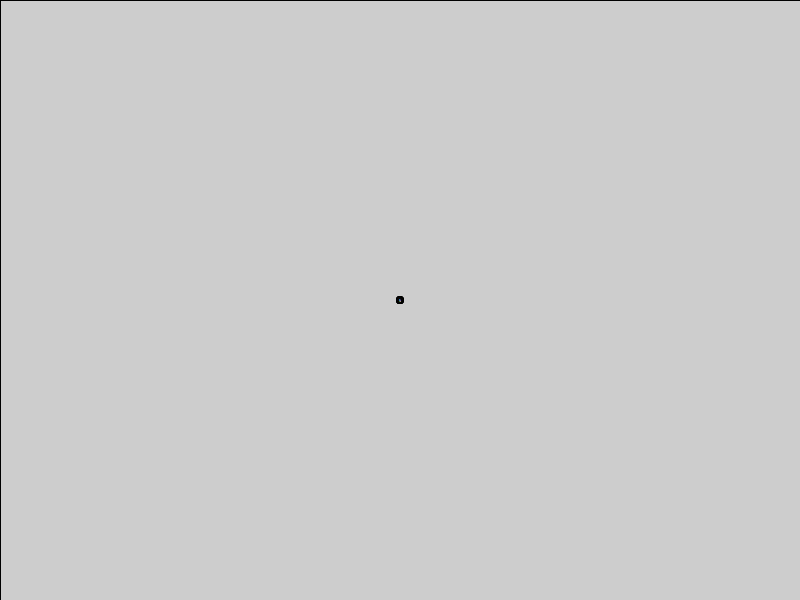
Frame 1 (no input)
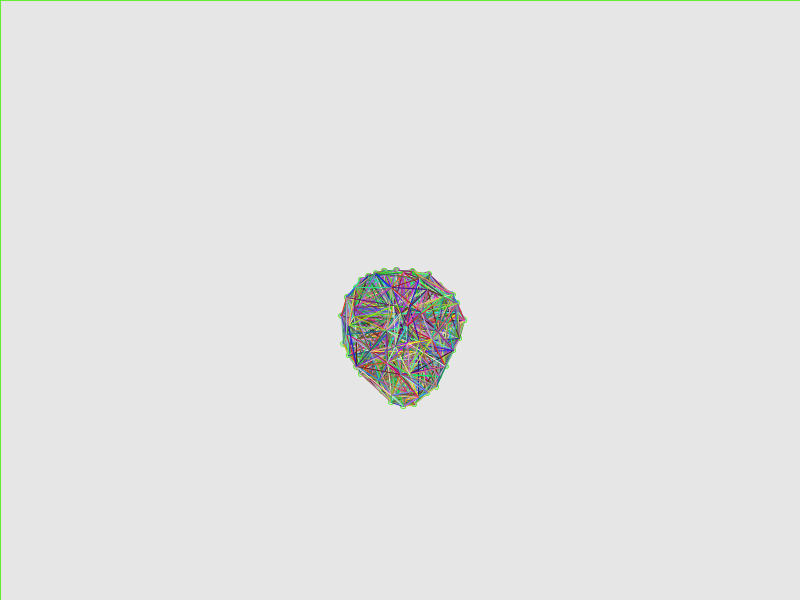
Frame 60 (the mouse pressed at the canvas centre just before this capture)
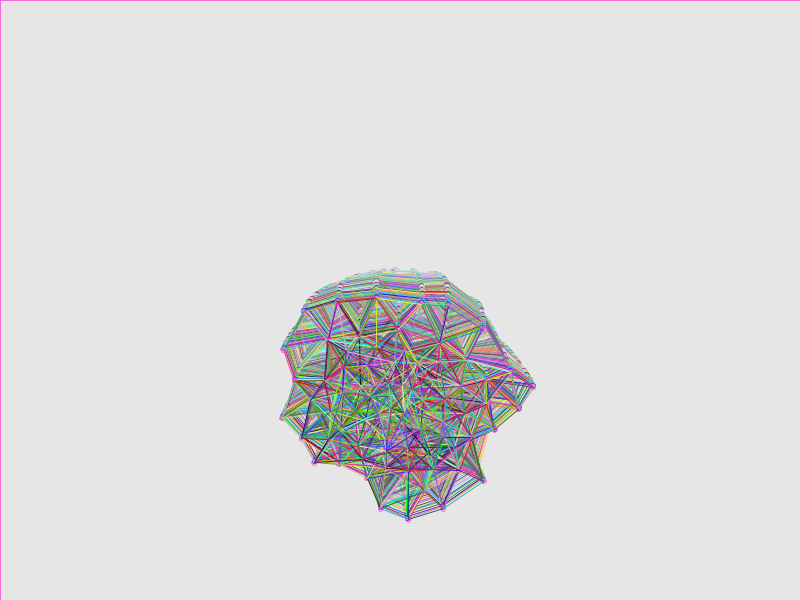
Frame 120 (the mouse held since frame 60 and released just before this capture)

The Processing sketch that drew these frames (run headless with seeded random() and noise(); from frame 60 on, the mouse is pressed at the canvas centre):

// Processing sketch: ColorVersion
// ── ColorVersion.pde
// Déclaration d'un troupeau de particules
Flock flock;

void setup()
{
  // Définition de la taille de la fenêtre
  size(800, 600);
  // Instanciation d'un nouveau troupeau
  flock = new Flock();
  
  // Ajout de 80 particules dans le troupeau
  for (int i = 0; i < 80; i++)
  {
    flock.addBoid(new Boid(width/2,height/2));
  }
}

void draw()
{
  // Couleur du fond
  //background(255);
  // Tracé persistent de chaque objet dessiné
  fill(255, 5);
  // Ligne utile
  rect(0, 0, width, height);
  
  // Mouvement du troupeau
  flock.run();
  // Parcours des particules
  for (int i = 0; i < flock.boids.size()-1; i++)
  {
    // On prend une particule ...
    PVector p1 = flock.boids.get(i).location;
    for (int j = i; j < flock.boids.size(); j++)
    {
      // ... et on parcourt toutes les autres
      PVector p2 = flock.boids.get(j).location;
      // Si la distance entre les deux particules ciblées est inférieure à 50 ...
      if (dist(p1.x, p1.y, p2.x, p2.y)<50)
      {
        // ... on trace un trait
        line(p1.x, p1.y, p2.x, p2.y);
        stroke(random(1,255),random(1,255),random(1,255));
      }
    }
  }
}

// Ajoute une nouvelle particule lors du clic de la souris
void mousePressed()
{
  flock.addBoid(new Boid(mouseX,mouseY));
}

// Classe Troupeau
class Flock
{
  // Liste de particules
  ArrayList<Boid> boids;

  // Constructeur
  Flock()
  {
    // Initialisation de la liste de particules
    boids = new ArrayList<Boid>();
  }

  // Envol des particules
  void run()
  {
    // Pour chaque particule ...
    for (Boid b : boids)
    {
      // ... on déclenche son mouvement en lui donnant toute la liste de particules
      b.run(boids);
    }
  }

  // Ajout d'une particule
  void addBoid(Boid b)
  {
    boids.add(b);
  }
}

// Classe Particule
class Boid
{
  PVector location;  // Position de la particule
  PVector velocity;  // Vecteur directionnel de la particule
  PVector acceleration;  // Accélération de la particule
  float r;  
  float maxforce;    // Force de direction maximale
  float maxspeed;    // Vitesse maximale

  // Constructeur
  Boid(float x, float y)
  {
    acceleration = new PVector(0, 0);

    // This is a new PVector method not yet implemented in JS
    // velocity = PVector.random2D();

    // Leaving the code temporarily this way so that this example runs in JS
    float angle = random(TWO_PI);
    velocity = new PVector(cos(angle), sin(angle));

    // Position de la particule
    location = new PVector(x, y);
    // Définition des variables
    r = 2.0;
    maxspeed = 2;
    maxforce = 0.03;
  }

  // Méthode d'envol de la particule
  void run(ArrayList<Boid> boids)
  {
    flock(boids);
    update();
    borders();
    render();
  }

  // Méthode d'application d'une force
  void applyForce(PVector force)
  {
    // On pourrait ajouter la masse ici
    acceleration.add(force);
  }

  // On ajoute une nouvelle accéleration à chaque appel selon trois critères
  void flock(ArrayList<Boid> boids)
  {
    PVector sep = separate(boids);   // Separation
    PVector ali = align(boids);      // Alignment
    PVector coh = cohesion(boids);   // Cohesion
    // Multiplication arbitraire des forces
    sep.mult(1.5);
    ali.mult(1.0);
    coh.mult(1.0);
    // Ajout des vecteurs de force à l'accéleration
    applyForce(sep);
    applyForce(ali);
    applyForce(coh);
  }

  // Méthode de mise à jour de la position de la particule
  void update()
  {
    //Mise à jour de la direction
    velocity.add(acceleration);
    // Limite de la vitesse
    velocity.limit(maxspeed);
    location.add(velocity);
    // Reset de l'accélération à 0 à chaque cycle
    acceleration.mult(0);
  }

  // Méthode qui calcule et applique une force de direction vers une cible
  // STEER = DESIRED MINUS VELOCITY
  PVector seek(PVector target)
  {
    // Vecteur qui pointe de la position de la particule à la position ciblée
    PVector desired = PVector.sub(target, location);
    // Mise à l'échelle de la vitesse maximale
    desired.normalize();
    desired.mult(maxspeed);

    // Above two lines of code below could be condensed with new PVector setMag() method
    // Not using this method until Processing.js catches up
    // desired.setMag(maxspeed);

    // Application de la force selon la une vitesse minimale
    PVector steer = PVector.sub(desired, velocity);
    // Limite maximale de la force
    steer.limit(maxforce);
    return steer;
  }

  void render()
  {
    // Ligne qui modifie qqch
    //stroke(255);
    
    pushMatrix();  // ?
    translate(location.x, location.y);
    // Création d'un cercle
    ellipse(0, 0, 5, 5);
    popMatrix();  // ?
  }

  // Quand une particule sort d'un côté de l'écran, elle revient du côté opposé
  void borders()
  {
    if (location.x < -r) location.x = width+r;
    if (location.y < -r) location.y = height+r;
    if (location.x > width+r) location.x = -r;
    if (location.y > height+r) location.y = -r;
  }

  // Méthode d'évitement des particules entre elles
  PVector separate (ArrayList<Boid> boids)
  {
    float desiredseparation = 25.0f;
    PVector steer = new PVector(0, 0, 0);
    int count = 0;
    // Pour chaque particule ...
    for (Boid other : boids)
    {
      // ... on vérifie 
      float d = PVector.dist(location, other.location);
      // Si la distance est entre 0 et un montant arbitraire
      if ((d > 0) && (d < desiredseparation))
      {
        // Calculate vector pointing away from neighbor
        PVector diff = PVector.sub(location, other.location);
        diff.normalize();  // ?
        diff.div(d);  // ?
        steer.add(diff);  // ?
        count++;  // Compte des particules
      }
    }
    // ?
    if (count > 0)
    {
      steer.div((float)count);
    }

    // Si le vecteur est supérieur à 0
    if (steer.mag() > 0)
    {
      // First two lines of code below could be condensed with new PVector setMag() method
      // Not using this method until Processing.js catches up
      // steer.setMag(maxspeed);

      // Implement Reynolds: Steering = Desired - Velocity
      steer.normalize();
      steer.mult(maxspeed);
      steer.sub(velocity);
      steer.limit(maxforce);
    }
    return steer;
  }

  // Méthode d'alignement des particules et d'homogénisation de la vitesse
  PVector align (ArrayList<Boid> boids)
  {
    float neighbordist = 50;
    PVector sum = new PVector(0, 0);
    int count = 0;
    for (Boid other : boids)
    {
      float d = PVector.dist(location, other.location);
      if ((d > 0) && (d < neighbordist))
      {
        sum.add(other.velocity);
        count++;
      }
    }
    if (count > 0)
    {
      sum.div((float)count);
      // First two lines of code below could be condensed with new PVector setMag() method
      // Not using this method until Processing.js catches up
      // sum.setMag(maxspeed);

      // Implement Reynolds: Steering = Desired - Velocity
      sum.normalize();
      sum.mult(maxspeed);
      PVector steer = PVector.sub(sum, velocity);
      steer.limit(maxforce);
      return steer;
    } 
    else
    {
      return new PVector(0, 0);
    }
  }

  // Méthode de cohésion du troupeau selon la position moyenne
  PVector cohesion (ArrayList<Boid> boids)
  {
    float neighbordist = 50;
    // On commence avec un vecteur vide puis on y ajoute toutes les positions
    PVector sum = new PVector(0, 0);
    int count = 0;
    for (Boid other : boids)
    {
      float d = PVector.dist(location, other.location);
      if ((d > 0) && (d < neighbordist))
      {
        // Ajout de la position d'une particule
        sum.add(other.location);
        count++;
      }
    }
    if (count > 0)
    {
      sum.div(count);
      // Les particules se groupent vers la position
      return seek(sum);
    } 
    else
    {
      return new PVector(0, 0);
    }
  }
}
